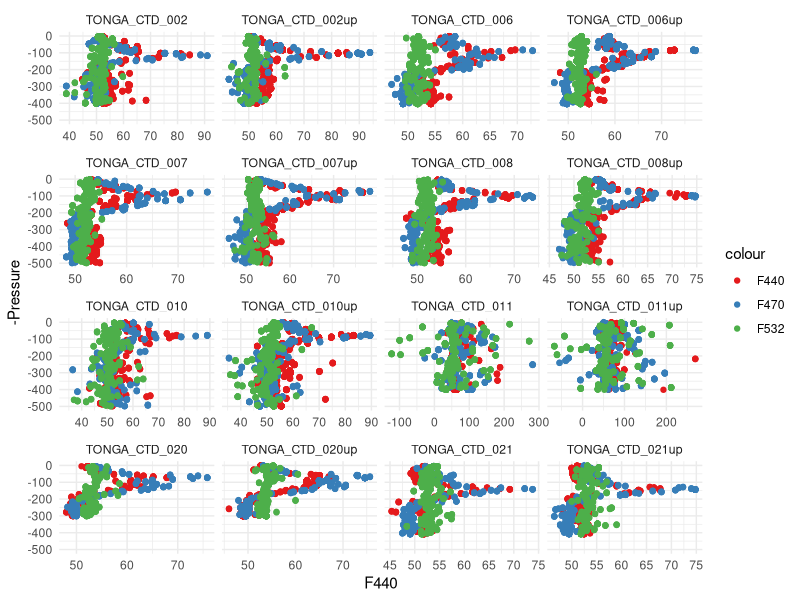
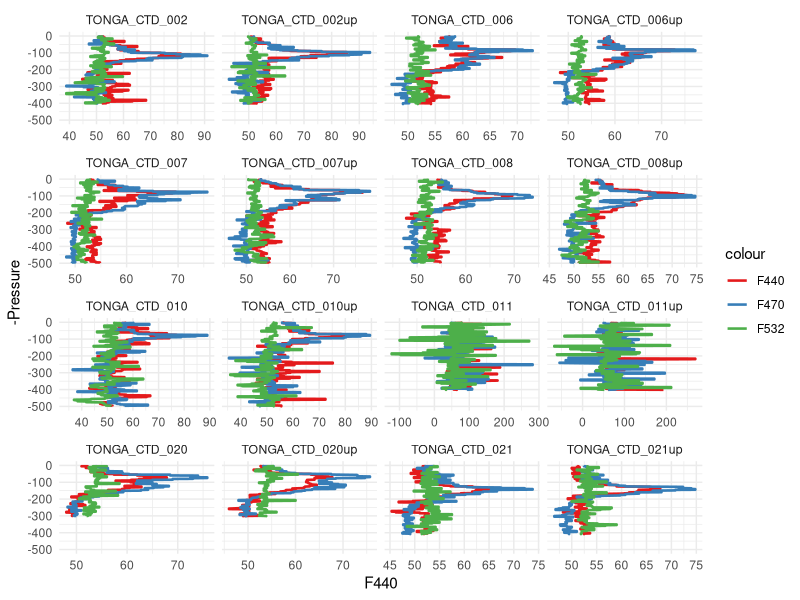
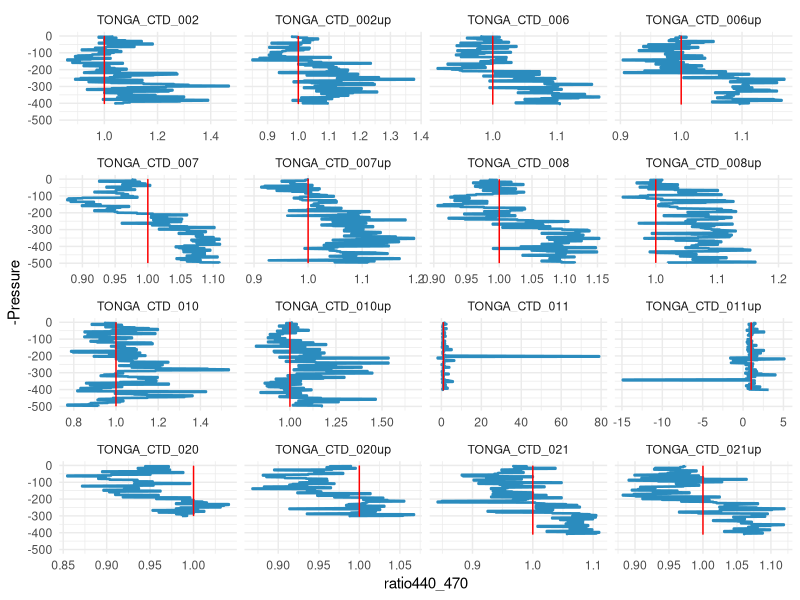
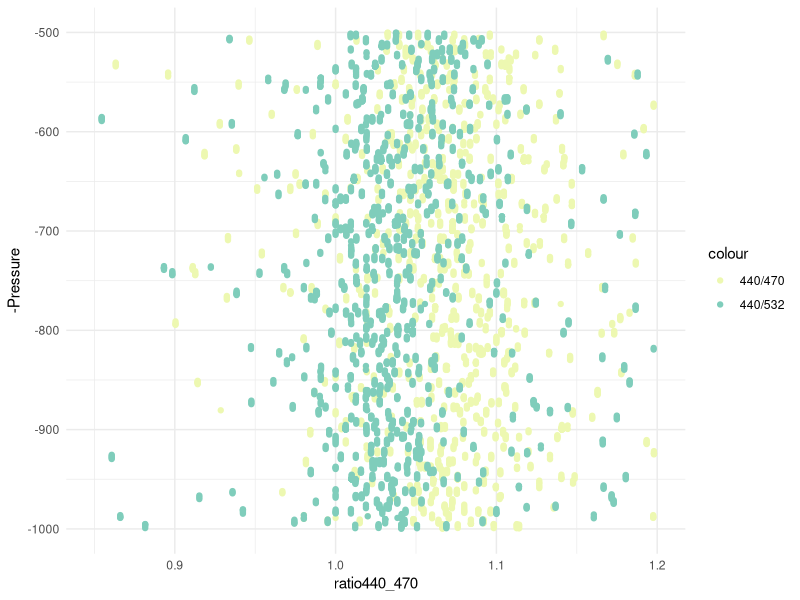
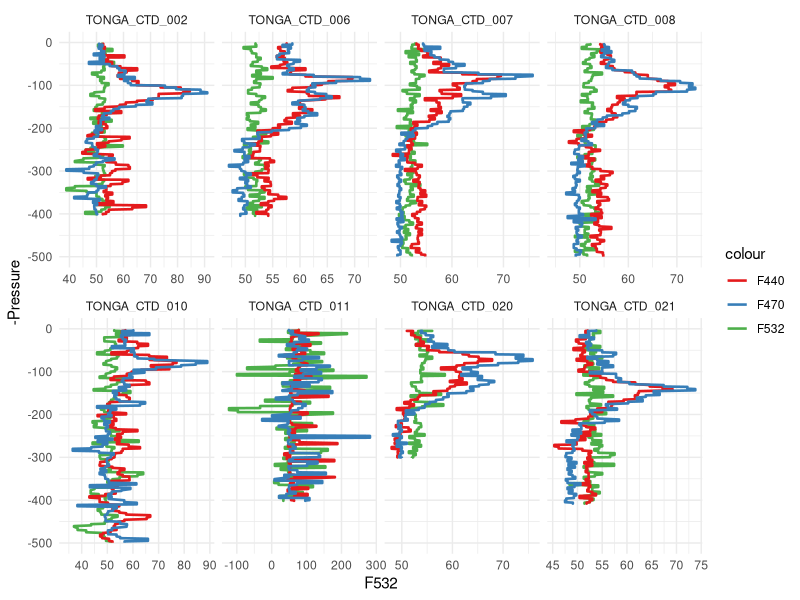

Generate these figures, in order, with R:
library(tidyverse)

tonga_01 <- read_table2("Tonga/Data/TONGA_CTD_ECO1.txt")
tonga_02 <- read_table2("Tonga/Data/TONGA_CTD_ECO2.txt")
tonga <- bind_rows(tonga_01, tonga_02)


tonga_to_plot <- filter(tonga, F440 > 0)

tonga_bin <- tonga_to_plot %>%
  mutate(bin = floor((Pressure/5) + 1)) %>% 
  group_by(bin, Station) %>%
  summarise_at(.vars = c("F440", "F470", "F532"), .funs = list(mean)) %>%
  mutate(ratio440_470 = F440 / F470,
         ratio440_532 = F440/F532) %>%
  ungroup()

tonga_to_plot <- tonga_to_plot %>% mutate(bin = floor((Pressure/5) + 1)) %>%
  select(bin, Station, Pressure) %>% 
  left_join(tonga_bin, by = c("bin", "Station"))

ggplot(tonga_to_plot)+
  geom_point(aes(x = F440, y = -Pressure, colour = "F440"))+
  geom_point(aes(x = F470, y = -Pressure, colour = "F470"))+
  geom_point(aes(x = F532, y = -Pressure, colour = "F532"))+
  scale_color_brewer(palette = "Set1")+
  ylim(-500,0)+
  theme_minimal()+
  facet_wrap( .~ Station, scales = "free_x")

ggplot(tonga_to_plot)+
  geom_path(aes(x = F440, y = -Pressure, colour = "F440"), size = 0.9)+
  geom_path(aes(x = F470, y = -Pressure, colour = "F470"), size = 0.9)+
  geom_path(aes(x = F532, y = -Pressure, colour = "F532"), size = 0.9)+
  scale_color_brewer(palette = "Set1")+
  ylim(-500,0)+
  theme_minimal()+
  facet_wrap( .~ Station, scales = "free_x")

ggplot(tonga_to_plot)+
  geom_path(aes(x = ratio440_470, y = -Pressure), colour = "#2b8cbe", size = 0.9)+
  geom_line(aes(x = 1, y = -Pressure), colour = "Red")+
  ylim(-500,0)+
  theme_minimal()+
  facet_wrap( .~ Station, scales = "free_x")

ggplot(tonga_to_plot)+
  geom_point(aes( x = ratio440_470, y = -Pressure, colour = "440/470"), size = 1.5)+
  geom_point(aes( x = ratio440_532, y = -Pressure, colour = "440/532"), size = 1.5)+
  scale_color_brewer(palette = "YlGnBu")+
  ylim(-1000, -500)+
  xlim(0.85,1.2)+
  theme_minimal()

tonga_to_plot$cast <- substr(tonga_to_plot$Station, 14,16)

ggplot(filter(tonga_to_plot, cast != "up"))+
  geom_path(aes(x = F532, y = -Pressure, colour = "F532"), size = 0.9)+
  geom_path(aes(x = F440, y = -Pressure, colour = "F440"), size = 0.9)+
  geom_path(aes(x = F470, y = -Pressure, colour = "F470"), size = 0.9)+
  scale_color_brewer(palette = "Set1")+
  ylim(-500,0)+
  theme_minimal()+
  facet_wrap( .~ Station, scales = "free_x", ncol = 4)
